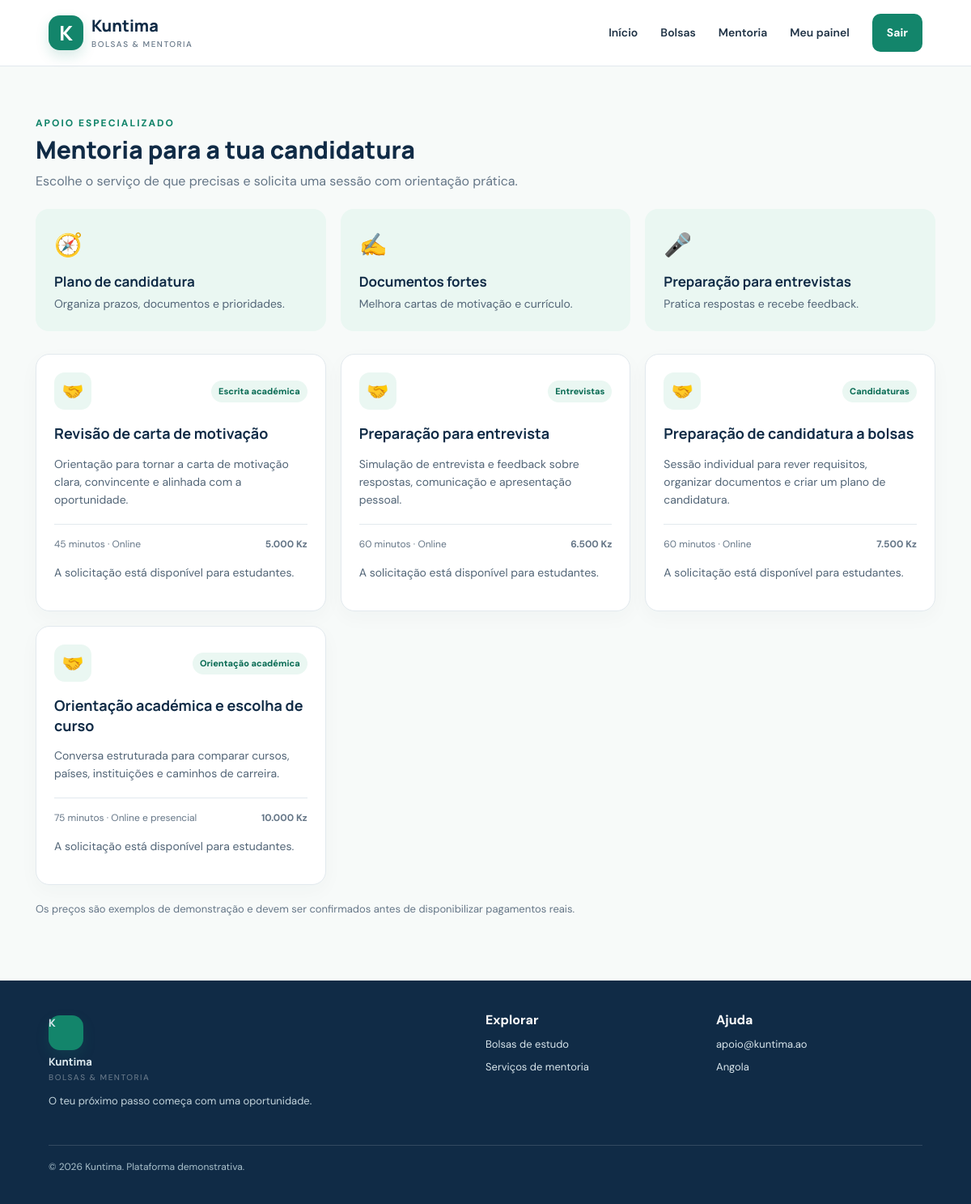
Page /mentoria.php (signed in) on the committed database.
### tables this page shows
CREATE TABLE IF NOT EXISTS servico_mentoria (
 id INT UNSIGNED AUTO_INCREMENT PRIMARY KEY,
 mentor_id INT UNSIGNED NULL,
 title VARCHAR(180) NOT NULL,
 category VARCHAR(100) NOT NULL,
 description TEXT NOT NULL,
 price DECIMAL(10,2) NOT NULL DEFAULT 0,
 duration_minutes SMALLINT UNSIGNED NOT NULL DEFAULT 60,
 delivery ENUM('Online','Presencial','Online e presencial') NOT NULL DEFAULT 'Online',
 status ENUM('published','draft') NOT NULL DEFAULT 'published',
 created_at TIMESTAMP DEFAULT CURRENT_TIMESTAMP,
 CONSTRAINT fk_service_mentor FOREIGN KEY (mentor_id) REFERENCES users(id) ON DELETE SET NULL
);

### config.php (called while the page is built, shortened)
<?php
function e($value): string { return htmlspecialchars((string)$value, ENT_QUOTES, 'UTF-8'); }
function logged_in(): bool { return !empty($_SESSION['user']); }

### mentoria.php (the view)
<?php require_once 'config.php'; $page_title='Mentoria | Kuntima';$pdo=db();$services=$pdo->query("SELECT m.*,u.name AS mentor_name FROM servico_mentoria m LEFT JOIN users u ON u.id=m.mentor_id WHERE m.status='published' ORDER BY m.price")->fetchAll();require 'includes/header.php'; ?>
<div class="page-heading"><span class="eyebrow" style="color:var(--green)">Apoio especializado</span><h1>Mentoria para a tua candidatura</h1><p>Escolhe o serviço de que precisas e solicita uma sessão com orientação prática.</p></div><div class="features" style="margin-bottom:28px"><div class="feature"><div class="feature-icon">🧭</div><h3>Plano de candidatura</h3><p>Organiza prazos, documentos e prioridades.</p></div><div class="feature"><div class="feature-icon">✍️</div><h3>Documentos fortes</h3><p>Melhora cartas de motivação e currículo.</p></div><div class="feature"><div class="feature-icon">🎤</div><h3>Preparação para entrevistas</h3><p>Pratica respostas e recebe feedback.</p></div></div><div class="grid"><?php foreach($services as $m): ?><article class="card"><div class="card-top"><div class="org-icon">🤝</div><span class="tag"><?=e($m['category'])?></span></div><h3><?=e($m['title'])?></h3><p><?=e($m['description'])?></p><div class="card-meta"><span><?=e($m['duration_minutes'])?> minutos · <?=e($m['delivery'])?></span><strong><?=number_format((float)$m['price'],0,',','.')?> Kz</strong></div><?php if(logged_in() && ($_SESSION['user']['role']??'')==='student'): ?><a class="btn-primary" href="marcar_mentoria.php?id=<?=$m['id']?>">Solicitar sessão</a><?php elseif(!logged_in()): ?><a class="btn-primary" href="login.php">Entrar para solicitar</a><?php else: ?><p class="muted">A solicitação está disponível para estudantes.</p><?php endif; ?></article><?php endforeach; ?></div><p class="muted" style="margin-top:20px">Os preços são exemplos de demonstração e devem ser confirmados antes de disponibilizar pagamentos reais.</p><?php require 'includes/footer.php'; ?>

### style.css (style rules this page uses)
:root { --navy:#102b46;--green:#13856b;--green2:#0b6c55;--mint:#eaf7f2;--ink:#203346;--muted:#657687;--line:#e2e9ee;--bg:#f7faf9;--white:#fff;--gold:#f4b740 }
* { box-sizing:border-box }
body { margin:0;background:var(--bg);font-family:'DM Sans',sans-serif;color:var(--ink);line-height:1.6 }
.eyebrow { color:#a8f0d8;text-transform:uppercase;font-size:12px;font-weight:800;letter-spacing:2px }
.section h2,.page-heading h1 { font:800 30px Manrope;color:var(--navy);margin:0 }
.section-head p,.page-heading p { margin:6px 0 0;color:var(--muted) }
.grid { display:grid;grid-template-columns:repeat(3,minmax(0,1fr));gap:18px }
.card { background:#fff;border:1px solid var(--line);border-radius:17px;padding:22px;box-shadow:0 8px 25px #16344b08 }
.card-top { display:flex;justify-content:space-between;align-items:center;gap:10px }
.org-icon { display:grid;place-items:center;width:46px;height:46px;border-radius:13px;background:var(--mint);font-size:22px }
.tag { display:inline-flex;background:var(--mint);color:var(--green2);font-size:11px;font-weight:800;padding:5px 9px;border-radius:20px }
.card h3 { font:700 18px/1.35 Manrope;color:var(--navy);margin:17px 0 7px }
.muted { color:var(--muted);font-size:13px }
.card p { font-size:14px;color:#526577 }
.card-meta { border-top:1px solid var(--line);margin-top:18px;padding-top:15px;display:flex;justify-content:space-between;gap:10px;font-size:12px;color:var(--muted) }
.features { display:grid;grid-template-columns:repeat(3,1fr);gap:18px }
.feature { background:var(--mint);padding:23px;border-radius:16px }
.feature .feature-icon { font-size:28px }
.feature h3 { font:700 17px Manrope;color:var(--navy);margin:10px 0 5px }
.feature p { font-size:14px;color:#526577;margin:0 }
.page-heading { padding:28px 0 22px }

### rows in the picture
servico_mentoria: category "Escrita académica", title "Revisão de carta de motivação", description "Orientação para tornar a carta de motivação clara, convincente e alinhada com a oportunidade.", duration_minutes "45", delivery "Online", price "5.000"
servico_mentoria: category "Entrevistas", title "Preparação para entrevista", description "Simulação de entrevista e feedback sobre respostas, comunicação e apresentação pessoal.", duration_minutes "60", delivery "Online", price "6.500"
servico_mentoria: category "Candidaturas", title "Preparação de candidatura a bolsas", description "Sessão individual para rever requisitos, organizar documentos e criar um plano de candidatura.", duration_minutes "60", delivery "Online", price "7.500"
servico_mentoria: category "Orientação académica", title "Orientação académica e escolha de curso", description "Conversa estruturada para comparar cursos, países, instituições e caminhos de carreira.", duration_minutes "75", delivery "Online e presencial", price "10.000"
